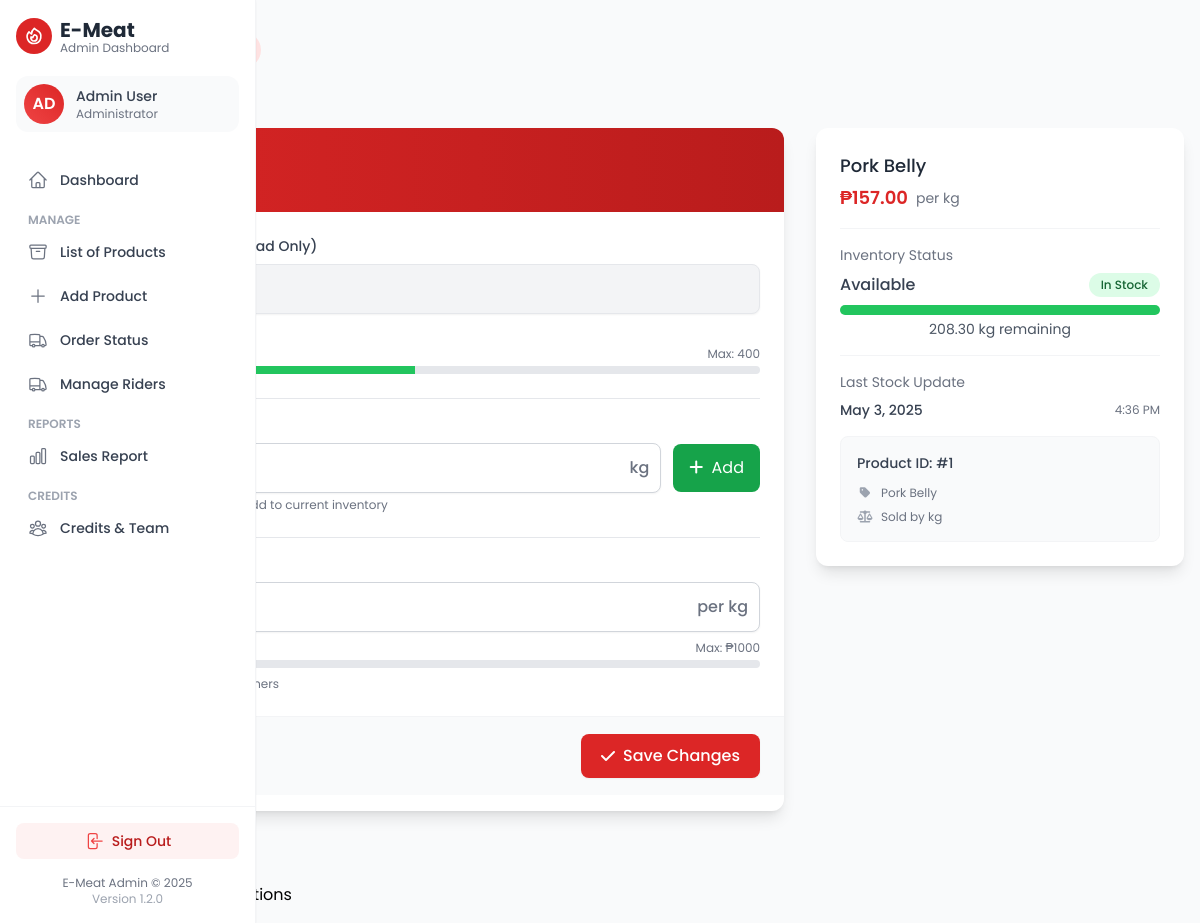
The app's page /admin/edit_product.php?id=1 (signed in) with its own data.
### tables this page shows
CREATE TABLE `meat_part` (
  `MEAT_PART_ID` int(11) NOT NULL,
  `APP_USER_ID` int(11) NOT NULL,
  `MEAT_CATEGORY_ID` int(11) NOT NULL,
  `MEAT_PART_NAME` varchar(25) NOT NULL,
  `MEAT_PART_PHOTO` varchar(20) NOT NULL,
  `QTY_AVAILABLE` decimal(10,2) NOT NULL,
  `UNIT_OF_MEASURE` varchar(10) NOT NULL,
  `UNIT_PRICE` decimal(15,2) NOT NULL,
  `LAST_UPDATED` timestamp NOT NULL DEFAULT current_timestamp() ON UPDATE current_timestamp()
);

### admin/edit_product.php (the view, shortened to what this page needs)
<?php
include('new_include/sidebar.php');
include '../connection/config.php';
$meat_part_id = $_GET['id'];
$product = null;
try {
    $stmt = $conn->prepare("CALL GetProductDetailsForEdit(?)");
    $stmt->bind_param("i", $meat_part_id);
    $stmt->execute();
    $result = $stmt->get_result();
    if ($result->num_rows === 1) {
        $product = $result->fetch_assoc();
    } else {
        echo "<script>alert('Product not found.'); window.location.href = 'product_list.php';</script>";
        exit();
    }
} catch (Exception $e) {
    error_log("Error in edit_product.php: " . $e->getMessage());
    echo "<script>alert('An error occurred: " . addslashes($e->getMessage()) . "');</script>";
}
?>
<!DOCTYPE html>
<html lang="en">
<head>
    <script src="https://cdn.tailwindcss.com"></script>
    <link rel="stylesheet" href="https://cdnjs.cloudflare.com/ajax/libs/font-awesome/6.4.0/css/all.min.css">
</head>
<body>
    <div class="max-w-7xl mx-auto px-4 py-8">
        <div class="mb-8">
            <h1 class="text-3xl font-bold text-gray-800 flex items-center gap-3">
                <span>Edit Product</span>
                <span class="text-lg bg-red-100 text-red-800 py-1 px-3 rounded-full">#<?= $meat_part_id ?></span>
            </h1>
            <div class="flex items-center gap-2 text-sm text-gray-500 mt-2">
                <a href="dashboard.php" class="hover:text-red-600 transition-colors">Dashboard</a>
                <a href="product_list.php" class="hover:text-red-600 transition-colors">Products</a>
                <span class="text-red-600">Edit</span>
            </div>
        </div>
        <div class="grid grid-cols-1 lg:grid-cols-3 gap-8">
            <div class="lg:col-span-2">
                <div class="bg-white rounded-xl shadow-lg overflow-hidden">
                    <div class="bg-gradient-to-r from-red-600 to-red-700 px-6 py-4">
                        <h2 class="text-white text-xl font-semibold"><?= htmlspecialchars($product['MEAT_PART_NAME']) ?></h2>
                        <p class="text-red-100 mt-1 text-sm">Update product details</p>
                    </div>
                    <form method="POST" onsubmit="return validateForm()">
                        <div class="p-6 space-y-6">
                            <div class="space-y-2">
                                <label class="block text-sm font-medium text-gray-700">
                                    Current Quantity Available (Read Only)
                                </label>
                                <div class="flex items-center">
                                    <div class="relative flex-1">
                                        <div class="absolute inset-y-0 left-0 pl-3 flex items-center pointer-events-none">
                                        </div>
                                        <input type="text" value="<?= htmlspecialchars($product['QTY_AVAILABLE']) ?> <?= htmlspecialchars($product['UNIT_OF_MEASURE']) ?>"
                                            class="block w-full pl-10 py-3 border border-gray-200 bg-gray-100 rounded-lg shadow-sm text-gray-700"
                                            readonly>
                                    </div>
                                </div>
                                <p class="text-xs text-gray-500">
                                </p>
                                <div class="mt-2">
                                    <div class="flex justify-between text-xs text-gray-500">
                                        <span>Min: 0</span>
                                        <span>Max: 400</span>
                                    </div>
                                    <div class="h-2 bg-gray-200 rounded mt-1 overflow-hidden">
                                    </div>
                                </div>
                            </div>
                            <div class="mt-4 pt-4 border-t border-gray-200">
                                <label for="additional_stock" class="block text-sm font-medium text-gray-700">
                                </label>
                                <div class="flex items-center mt-2">
                                    <div class="relative flex-1">
                                        <input type="number" id="additional_stock" name="additional_stock"
                                            placeholder="Enter amount to add"
                                            min="0" max="100" step="0.1"
                                            class="block w-full pl-3 pr-12 py-3 border border-gray-300 rounded-lg shadow-sm focus:ring-2 focus:ring-red-500 focus:border-red-500 outline-none">
                                        <div class="absolute inset-y-0 right-0 pr-3 flex items-center pointer-events-none">
                                            <span class="text-gray-500 font-medium">
                                            </span>
                                        </div>
                                    </div>
                                    <button type="button" id="add-stock-btn" class="ml-3 px-4 py-3 bg-green-600 text-white rounded-lg hover:bg-green-700 focus:outline-none focus:ring-2 focus:ring-offset-2 focus:ring-green-500 transition-colors">
                                        <i class="fas fa-plus mr-1"></i> Add
                                    </button>
                                </div>
                                <p class="text-xs text-gray-500 mt-1">
                                    Enter the quantity of new stock to add to current inventory
                                </p>
                            </div>
                            <div class="space-y-2 mt-4 pt-4 border-t border-gray-200">
                                <label for="unit_price" class="block text-sm font-medium text-gray-700">
                                </label>
                                <div class="flex items-center">
                                    <div class="relative flex-1">
                                        <div class="absolute inset-y-0 left-0 pl-3 flex items-center pointer-events-none">
                                            <span class="text-gray-500 font-medium">₱</span>
                                        </div>
                                        <input type="number" step="0.01" id="unit_price" name="unit_price"
                                            value="<?= htmlspecialchars($product['UNIT_PRICE']) ?>"
                                            min="50" max="1000"
                                            placeholder="50-1000"
                                            class="block w-full pl-8 pr-20 py-3 border border-gray-300 rounded-lg shadow-sm focus:ring-2 focus:ring-red-500 focus:border-red-500 outline-none"
                                            required oninput="checkPrice()">
                                        <div class="absolute inset-y-0 right-0 pr-3 flex items-center pointer-events-none">
                                            <span class="text-gray-500 font-medium">
                                            </span>
                                        </div>
                                    </div>
                                </div>
                                <div class="mt-2">
                                    <div class="flex justify-between text-xs text-gray-500">
                                        <span>Min: ₱50</span>
                                        <span>Max: ₱1000</span>
                                    </div>
                                    <div class="h-2 bg-gray-200 rounded mt-1 overflow-hidden">
                                    </div>
                                </div>
                                <p class="text-xs text-gray-500 mt-1">
                                </p>
                            </div>
                        </div>
                        <div class="px-6 py-4 bg-gray-50 border-t border-gray-100 flex items-center justify-between gap-4">
                            <a href="product_list.php" class="px-5 py-2.5 bg-white border border-gray-300 text-gray-700 rounded-lg hover:bg-gray-50 focus:outline-none focus:ring-2 focus:ring-offset-2 focus:ring-gray-500 font-medium flex items-center gap-2 transition-colors shadow-sm">
                                <span>Cancel</span>
                            </a>
                            <button type="submit" id="submit-form" class="px-5 py-2.5 bg-red-600 text-white rounded-lg hover:bg-red-700 focus:outline-none focus:ring-2 focus:ring-offset-2 focus:ring-red-500 font-medium flex items-center gap-2 transition-colors shadow-sm">
                                <i class="fas fa-check"></i>
                                <span>Save Changes</span>
                            </button>
                        </div>
                    </form>
                </div>
            </div>
            <div>
                <div class="bg-white rounded-xl shadow-lg overflow-hidden sticky top-6">
                    <div class="p-6 space-y-4">
                        <div>
                            <h3 class="text-lg font-medium text-gray-800"><?= htmlspecialchars($product['MEAT_PART_NAME']) ?></h3>
                            <div class="flex items-center gap-2 mt-1">
                                <div class="text-lg font-semibold text-red-600">₱<?= number_format($product['UNIT_PRICE'], 2) ?></div>
                                <div class="text-sm text-gray-500">per <?= htmlspecialchars($product['UNIT_OF_MEASURE']) ?></div>
                            </div>
                        </div>
                        <div class="border-t border-gray-100 pt-4">
                            <div class="text-sm text-gray-500 mb-2">Inventory Status</div>
                            <?php
                                $status_class = 'bg-green-100 text-green-800';
                                $status_text = 'In Stock';
                            ?>
                            <div class="flex items-center justify-between">
                                <span class="font-medium text-gray-700">Available</span>
                                <span class="px-3 py-1 rounded-full text-xs font-medium <?= $status_class ?>">
                                    <?= $status_text ?>
                                </span>
                            </div>
                            <div class="mt-2 bg-gray-100 rounded-full h-2.5 overflow-hidden">
                                <?php
                                    $percent = min(100, ($product['QTY_AVAILABLE'] / 50) * 100);
                                    $bar_class = 'bg-green-500';
                                ?>
                                <div class="<?= $bar_class ?> h-2.5" style="width: <?= $percent ?>%"></div>
                            </div>
                            <div class="text-center text-sm mt-1 text-gray-600">
                                <?= $product['QTY_AVAILABLE'] ?> <?= htmlspecialchars($product['UNIT_OF_MEASURE']) ?> remaining
                            </div>
                        </div>
                        <div class="border-t border-gray-100 pt-4">
                            <div class="text-sm text-gray-500 mb-2">Last Stock Update</div>
                            <div class="flex items-center justify-between">
                                <span class="text-sm font-medium text-gray-700">
                                    <?= isset($product['LAST_UPDATED']) ? date('M j, Y', strtotime($product['LAST_UPDATED'])) : 'Not available' ?>
                                </span>
                                <span class="text-xs text-gray-500">
                                    <?= isset($product['LAST_UPDATED']) ? date('g:i A', strtotime($product['LAST_UPDATED'])) : '' ?>
                                </span>
                            </div>
                        </div>
                        <div class="bg-gray-50 rounded-lg p-4 border border-gray-100">
                            <div class="text-sm font-medium text-gray-700 mb-3">Product ID: #<?= $meat_part_id ?></div>
                            <div class="space-y-2 text-xs text-gray-500">
                                <div class="flex items-center gap-2">
                                    <i class="fas fa-tag w-4 text-center text-gray-400"></i>
                                    <span><?= htmlspecialchars($product['MEAT_PART_NAME']) ?></span>
                                </div>
                                <div class="flex items-center gap-2">
                                    <i class="fas fa-balance-scale w-4 text-center text-gray-400"></i>
                                    <span>Sold by <?= htmlspecialchars($product['UNIT_OF_MEASURE']) ?></span>
                                </div>
                            </div>
                        </div>
                    </div>
                </div>
            </div>
        </div>
    </div>
</body>
</html>
<?php
include('includes/footer.php');
include('includes/scripts.php');
?>

### admin/edit_product.php (style rules this page uses)
body { font-family: 'Poppins', sans-serif; background-color: #f9fafb; }

### records on screen
meat_part: QTY_AVAILABLE+UNIT_OF_MEASURE "208.30 kg", unit_price "157.00", MEAT_PART_NAME "Pork Belly", UNIT_PRICE "157.00", UNIT_OF_MEASURE "kg", QTY_AVAILABLE "208.30", LAST_UPDATED "May 3, 2025", LAST_UPDATED "4:36 PM"

### other values on screen
$status_text "In Stock"
$meat_part_id "1"
